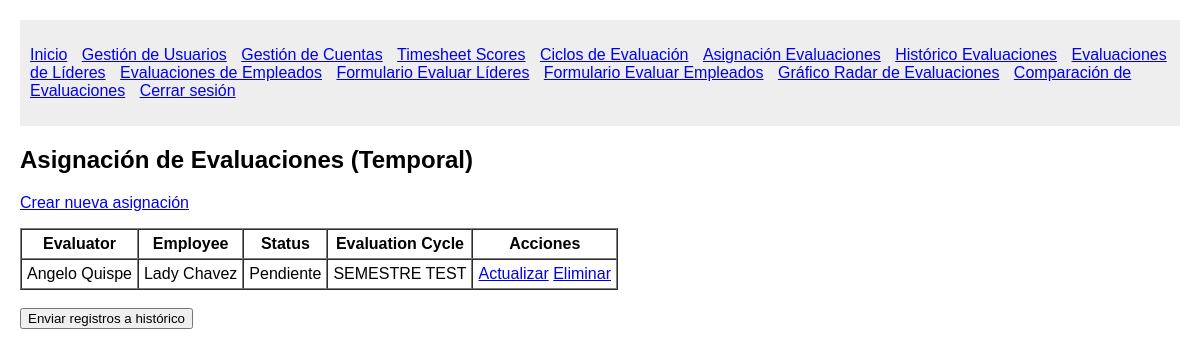
Screenshot of /temp_assignments/ (signed in) with the database file from the repository.
### System/models.py (models this page shows)
class Temp_EvaluationAssignment(models.Model):
    evaluator = models.ForeignKey(Usuario, on_delete=models.CASCADE, related_name='temp_evaluator_assignments')
    employee = models.ForeignKey(Usuario, on_delete=models.CASCADE, related_name='temp_employee_assignments')
    status = models.CharField(max_length=50)
    created_at = models.DateTimeField(auto_now_add=True)
    summary = models.ForeignKey(Summary, on_delete=models.CASCADE, null=True, blank=True)
    evaluation_details = models.ForeignKey(EvaluationDetails, on_delete=models.CASCADE, null=True, blank=True)
    evaluation_cycle = models.CharField(max_length=50)

class Usuario(models.Model):
    first_name = models.CharField(max_length=50)
    middle_name = models.CharField(max_length=50, blank=True, null=True)
    last_name = models.CharField(max_length=50)
    second_last_name = models.CharField(max_length=50, blank=True, null=True)
    user_type = models.CharField(max_length=50)
    position = models.ForeignKey(Position, on_delete=models.PROTECT)

### System/views.py (the view)
# urls.py: path('temp_assignments/', views.list_temp_evaluation_assignments, name='list_temp_assignments'),
@login_required
def list_temp_evaluation_assignments(request):
    assignments = Temp_EvaluationAssignment.objects.all()
    return render(request, 'System/manage_temp_evaluation_assignments.html', {'assignments': assignments})

### System/views.py (called while the page is built)
def login_required(view_func):
    @wraps(view_func)
    def wrapped_view(request, *args, **kwargs):
        if not request.session.get('user_id'):
            return redirect('login')
        return view_func(request, *args, **kwargs)
    return wrapped_view

### System/templates/System/manage_temp_evaluation_assignments.html (shortened to what this page needs)
{% extends 'System/base.html' %}
{% load static %}
{% block content %}
    <h2>Asignación de Evaluaciones (Temporal)</h2>
    <p><a href="{% url 'create_temp_assignment' %}">Crear nueva asignación</a></p>
    <table border="1" cellspacing="0" cellpadding="5">
        <thead>
            <tr>
                <th>Evaluator</th>
                <th>Employee</th>
                <th>Status</th>
                <th>Evaluation Cycle</th>
                <th>Acciones</th>
            </tr>
        </thead>
        <tbody>
            {% for assign in assignments %}
                <tr>
                    <td>{{ assign.evaluator.first_name }} {{ assign.evaluator.last_name }}</td>
                    <td>{{ assign.employee.first_name }} {{ assign.employee.last_name }}</td>
                    <td>{{ assign.status }}</td>
                    <td>{{ assign.evaluation_cycle }}</td>
                    <td>
                        <a href="{% url 'update_temp_assignment' assign.id %}">Actualizar</a>
                        <a href="{% url 'delete_temp_assignment' assign.id %}">Eliminar</a>
                    </td>
                </tr>
            {% empty %}
                <tr>
                    <td colspan="5">No hay asignaciones temporales.</td>
                </tr>
            {% endfor %}
        </tbody>
    </table>
    <br>
    <form action="{% url 'send_temp_assignments' %}" method="post" onsubmit="return confirm('¿Estás seguro de enviar los registros a histórico?');">
        <button type="submit">Enviar registros a histórico</button>
    </form>
{% endblock %}

### System/static/css/styles.css (style rules this page uses)
body { font-family: Arial, sans-serif; margin: 20px; }

### rows the page displays
Temp_EvaluationAssignment: evaluator.first_name "Angelo", evaluator.last_name "Quispe", employee.first_name "Lady", employee.last_name "Chavez", status "Pendiente", evaluation_cycle "SEMESTRE TEST"
